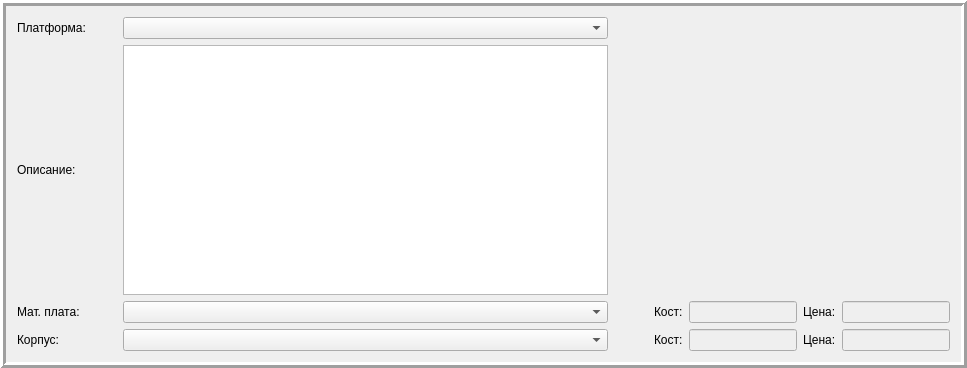
        <widget class="QFrame" name="frame">
         <property name="frameShape">
          <enum>QFrame::Box</enum>
         </property>
         <property name="frameShadow">
          <enum>QFrame::Raised</enum>
         </property>
         <property name="lineWidth">
          <number>3</number>
         </property>
         <layout class="QGridLayout" name="gridLayout">
          <item row="2" column="0">
           <layout class="QHBoxLayout" name="horizontalLayout_2">
            <item>
             <widget class="QLabel" name="label_6">
              <property name="minimumSize">
               <size>
                <width>100</width>
                <height>0</height>
               </size>
              </property>
              <property name="text">
               <string>Мат. плата: </string>
              </property>
             </widget>
            </item>
            <item>
             <widget class="QComboBox" name="comboBox_MB">
              <property name="minimumSize">
               <size>
                <width>485</width>
                <height>0</height>
               </size>
              </property>
             </widget>
            </item>
            <item>
             <spacer name="horizontalSpacer">
              <property name="orientation">
               <enum>Qt::Horizontal</enum>
              </property>
              <property name="sizeHint" stdset="0">
               <size>
                <width>40</width>
                <height>20</height>
               </size>
              </property>
             </spacer>
            </item>
            <item>
             <widget class="QLabel" name="label_4">
              <property name="text">
               <string>Кост:</string>
              </property>
             </widget>
            </item>
            <item>
             <widget class="QLineEdit" name="lineEdit_cost_MB">
              <property name="enabled">
               <bool>false</bool>
              </property>
              <property name="sizePolicy">
               <sizepolicy hsizetype="Fixed" vsizetype="Fixed">
                <horstretch>0</horstretch>
                <verstretch>0</verstretch>
               </sizepolicy>
              </property>
             </widget>
            </item>
            <item>
             <widget class="QLabel" name="label_5">
              <property name="text">
               <string>Цена:</string>
              </property>
             </widget>
            </item>
            <item>
             <widget class="QLineEdit" name="lineEdit_price_MB">
              <property name="enabled">
               <bool>false</bool>
              </property>
              <property name="sizePolicy">
               <sizepolicy hsizetype="Fixed" vsizetype="Fixed">
                <horstretch>0</horstretch>
                <verstretch>0</verstretch>
               </sizepolicy>
              </property>
             </widget>
            </item>
           </layout>
          </item>
          <item row="1" column="0">
           <layout class="QHBoxLayout" name="horizontalLayout">
            <item>
             <widget class="QLabel" name="label_2">
              <property name="minimumSize">
               <size>
                <width>100</width>
                <height>0</height>
               </size>
              </property>
              <property name="text">
               <string>Описание:</string>
              </property>
             </widget>
            </item>
            <item>
             <widget class="QTextBrowser" name="textBrowser_Desc">
              <property name="sizePolicy">
               <sizepolicy hsizetype="Fixed" vsizetype="Fixed">
                <horstretch>0</horstretch>
                <verstretch>0</verstretch>
               </sizepolicy>
              </property>
              <property name="minimumSize">
               <size>
                <width>485</width>
                <height>250</height>
               </size>
              </property>
              <property name="sizeAdjustPolicy">
               <enum>QAbstractScrollArea::AdjustIgnored</enum>
              </property>
              <property name="html">
               <string>&lt;!DOCTYPE HTML PUBLIC &quot;-//W3C//DTD HTML 4.0//EN&quot; &quot;http://www.w3.org/TR/REC-html40/strict.dtd&quot;&gt;
&lt;html&gt;&lt;head&gt;&lt;meta name=&quot;qrichtext&quot; content=&quot;1&quot; /&gt;&lt;style type=&quot;text/css&quot;&gt;
p, li { white-space: pre-wrap; }
&lt;/style&gt;&lt;/head&gt;&lt;body style=&quot; font-family:'MS Shell Dlg 2'; font-size:7.8pt; font-weight:400; font-style:normal;&quot;&gt;
&lt;p style=&quot;-qt-paragraph-type:empty; margin-top:0px; margin-bottom:0px; margin-left:0px; margin-right:0px; -qt-block-indent:0; text-indent:0px;&quot;&gt;&lt;br /&gt;&lt;/p&gt;&lt;/body&gt;&lt;/html&gt;</string>
              </property>
             </widget>
            </item>
            <item>
             <spacer name="horizontalSpacer_2">
              <property name="orientation">
               <enum>Qt::Horizontal</enum>
              </property>
              <property name="sizeHint" stdset="0">
               <size>
                <width>40</width>
                <height>20</height>
               </size>
              </property>
             </spacer>
            </item>
           </layout>
          </item>
          <item row="0" column="0">
           <layout class="QHBoxLayout" name="horizontalLayout_5">
            <item>
             <widget class="QLabel" name="label_19">
              <property name="minimumSize">
               <size>
                <width>100</width>
                <height>0</height>
               </size>
              </property>
              <property name="text">
               <string>Платформа: </string>
              </property>
             </widget>
            </item>
            <item>
             <widget class="QComboBox" name="comboBox_Platform">
              <property name="minimumSize">
               <size>
                <width>485</width>
                <height>0</height>
               </size>
              </property>
             </widget>
            </item>
            <item>
             <spacer name="horizontalSpacer_14">
              <property name="orientation">
               <enum>Qt::Horizontal</enum>
              </property>
              <property name="sizeHint" stdset="0">
               <size>
                <width>40</width>
                <height>20</height>
               </size>
              </property>
             </spacer>
            </item>
           </layout>
          </item>
          <item row="3" column="0">
           <layout class="QHBoxLayout" name="horizontalLayout_4">
            <item>
             <widget class="QLabel" name="label_10">
              <property name="minimumSize">
               <size>
                <width>100</width>
                <height>0</height>
               </size>
              </property>
              <property name="text">
               <string>Корпус: </string>
              </property>
             </widget>
            </item>
            <item>
             <widget class="QComboBox" name="comboBox_Case">
              <property name="minimumSize">
               <size>
                <width>485</width>
                <height>0</height>
               </size>
              </property>
             </widget>
            </item>
            <item>
             <spacer name="horizontalSpacer_3">
              <property name="orientation">
               <enum>Qt::Horizontal</enum>
              </property>
              <property name="sizeHint" stdset="0">
               <size>
                <width>40</width>
                <height>20</height>
               </size>
              </property>
             </spacer>
            </item>
            <item>
             <widget class="QLabel" name="label_11">
              <property name="text">
               <string>Кост:</string>
              </property>
             </widget>
            </item>
            <item>
             <widget class="QLineEdit" name="lineEdit_cost_Case">
              <property name="enabled">
               <bool>false</bool>
              </property>
              <property name="sizePolicy">
               <sizepolicy hsizetype="Fixed" vsizetype="Fixed">
                <horstretch>0</horstretch>
                <verstretch>0</verstretch>
               </sizepolicy>
              </property>
             </widget>
            </item>
            <item>
             <widget class="QLabel" name="label_12">
              <property name="text">
               <string>Цена:</string>
              </property>
             </widget>
            </item>
            <item>
             <widget class="QLineEdit" name="lineEdit_price_Case">
              <property name="enabled">
               <bool>false</bool>
              </property>
              <property name="sizePolicy">
               <sizepolicy hsizetype="Fixed" vsizetype="Fixed">
                <horstretch>0</horstretch>
                <verstretch>0</verstretch>
               </sizepolicy>
              </property>
             </widget>
            </item>
           </layout>
          </item>
         </layout>
        </widget>
